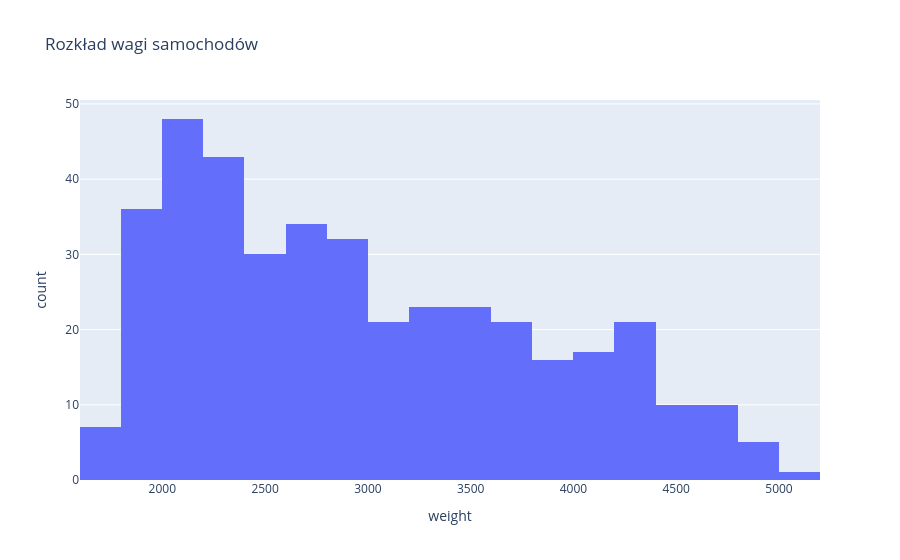

The notebook cell saved with this chart:
### Markdown cell above
## Zadanie 2

Rozkład wagi samochodów przedstawiony na histogramie

### Code cell
fig = px.histogram(auto_df, x='weight',
                 title='Rozkład wagi samochodów')
fig.show()

### Figure 1 — Plotly figure (JSON) as saved in the notebook; plotly's stock layout.template omitted (floating-point values rounded to 4 significant figures; data arrays with more than 128 entries replaced by an {"elided": "..."} marker saying what was removed)
{"data": [{"bingroup": "x", "hovertemplate": "weight=%{x}<br>count=%{y}<extra></extra>", "legendgroup": "", "marker": {"color": "#636efa", "pattern": {"shape": ""}}, "name": "", "orientation": "v", "showlegend": false, "type": "histogram", "x": {"elided": "398 int values"}, "xaxis": "x", "yaxis": "y"}], "layout": {"barmode": "relative", "legend": {"tracegroupgap": 0}, "title": {"text": "Rozkład wagi samochodów"}, "xaxis": {"anchor": "y", "domain": [0, 1], "title": {"text": "weight"}}, "yaxis": {"anchor": "x", "domain": [0, 1], "title": {"text": "count"}}}}
